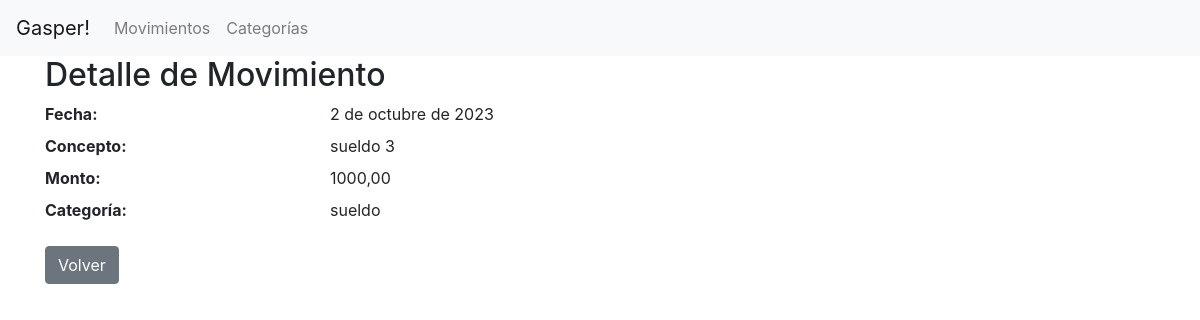
The app's page /app/movimientos/detalle/5/, older data.
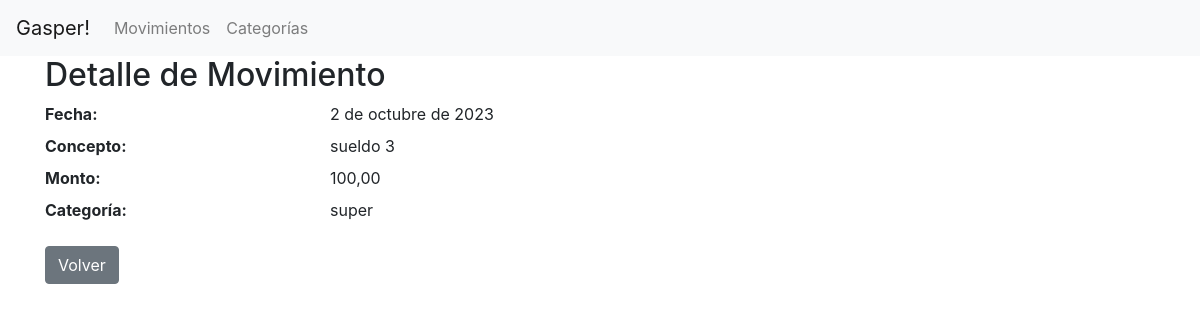
The same page, newer data.
### app/models.py (models this page shows, shortened)
class Movimiento(models.Model):
    fecha = models.DateField()
    concepto = models.CharField(max_length=200)
    monto = models.DecimalField(max_digits=10, decimal_places=2)
    categoria = models.ForeignKey(Categoria, on_delete=models.CASCADE)

class Categoria(models.Model):
    INGRESO = "I"
    EGRESO = "E"
    TIPO_CHOICES = [
        (INGRESO, "Ingreso"),
        (EGRESO, "Egreso"),
    ]
    nombre = models.CharField(max_length=100)
    tipo = models.CharField(max_length=1, choices=TIPO_CHOICES)
    categoria_padre = models.ForeignKey(
        "self", null=True, blank=True, on_delete=models.CASCADE
    )
    nivel_importancia = models.IntegerField(default=1)
    total = models.DecimalField(max_digits=10, decimal_places=2, default=0.00)
    def __str__(self):
        return self.nombre

### app/views.py (the view)
class DetalleMovimientoView(DetailView):
    model = Movimiento
    template_name = "app/detalle_movimiento.html"

### app/templates/app/detalle_movimiento.html
{% extends "app/base.html" %} {% block content %}
<h2>Detalle de Movimiento</h2>
<dl class="row">
  <dt class="col-sm-3">Fecha:</dt>
  <dd class="col-sm-9">{{ object.fecha }}</dd>
  <dt class="col-sm-3">Concepto:</dt>
  <dd class="col-sm-9">{{ object.concepto }}</dd>
  <dt class="col-sm-3">Monto:</dt>
  <dd class="col-sm-9">{{ object.monto }}</dd>
  <dt class="col-sm-3">Categoría:</dt>
  <dd class="col-sm-9">{{ object.categoria }}</dd>
</dl>
<a href="{% url 'app:ver_movimientos' %}" class="btn btn-secondary">Volver</a>
{% endblock %}

Row changes from the older to the newer data that the page shows:
changed Movimiento "sueldo 3": monto "1000,00" → "100,00"; categoria "sueldo" → "super"
